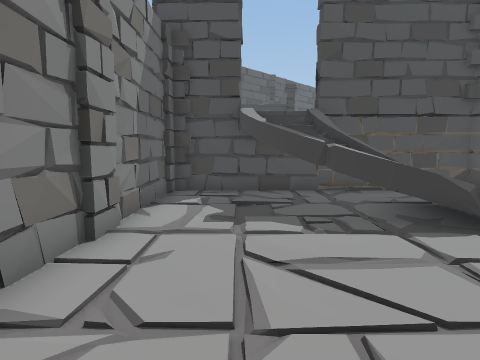
view 1 (above)

16 first-person views from a walk through a Unity game level. The camera is 1.3 m above the floor, tilts 6° down and sees 80° across. The floor is counted in squares, 1 m on a side. Each view is taken from the middle of a square. On the plan, view 1 faces up. The plan holds only what a view shows up to about 13 squares ahead; the rest is blank. The place goes on beyond the plan.

view 2
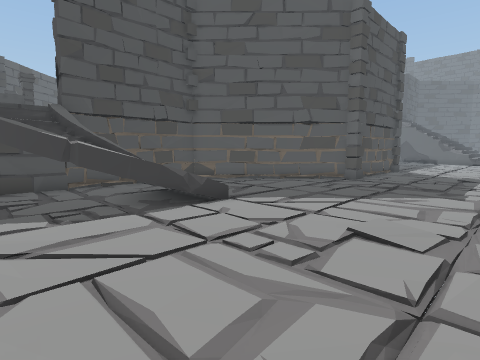

view 3
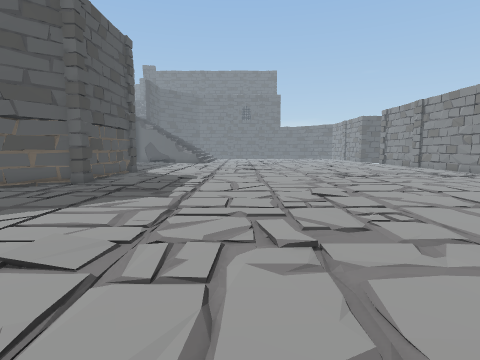

view 4
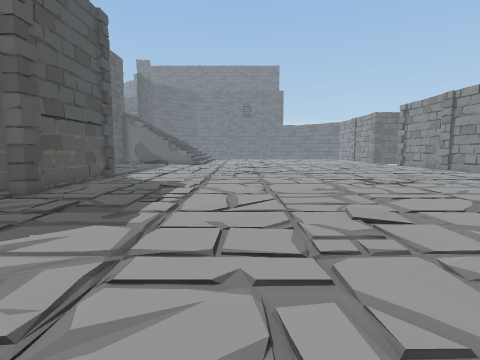

view 5
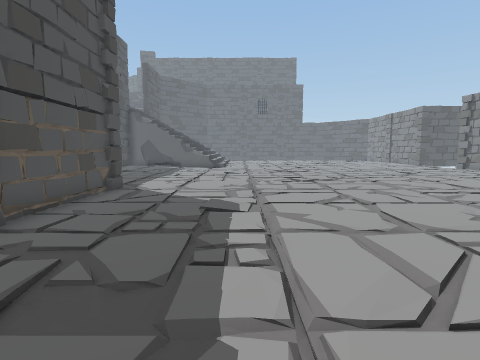

view 6
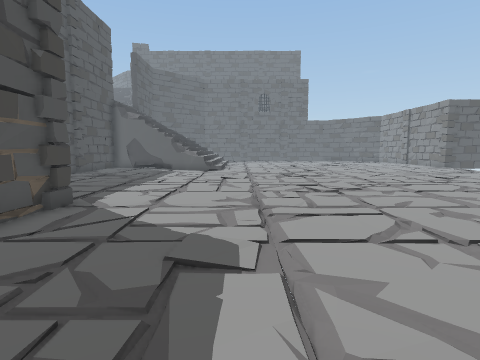

view 7
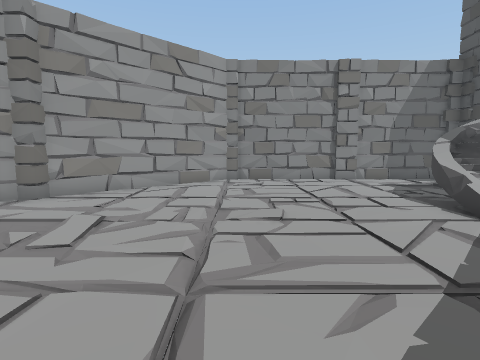

view 8
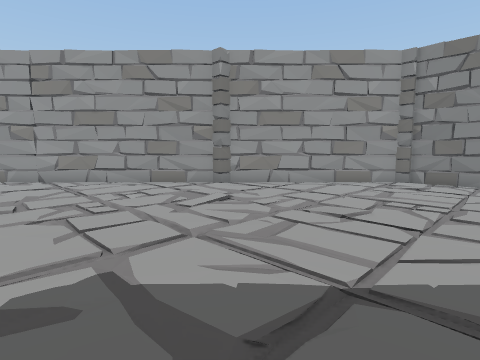

view 9
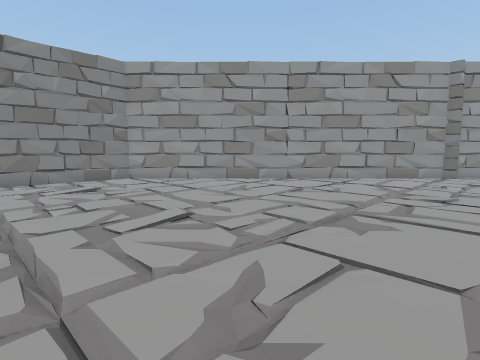

view 10
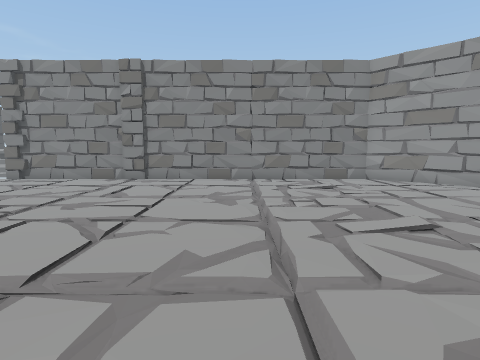

view 11
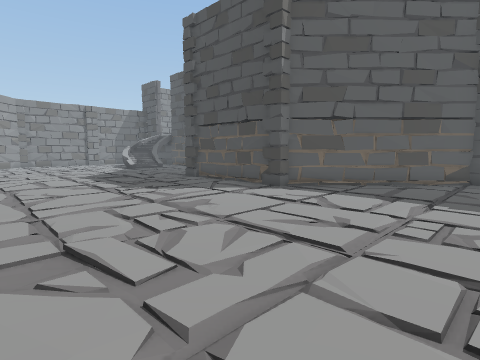

view 12
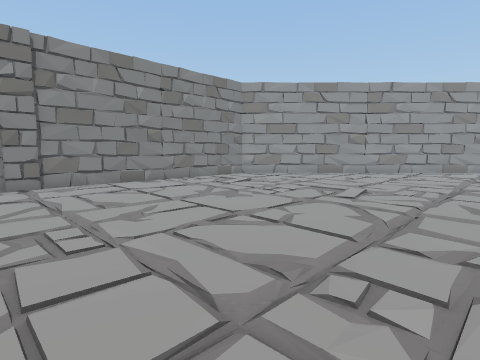

view 13
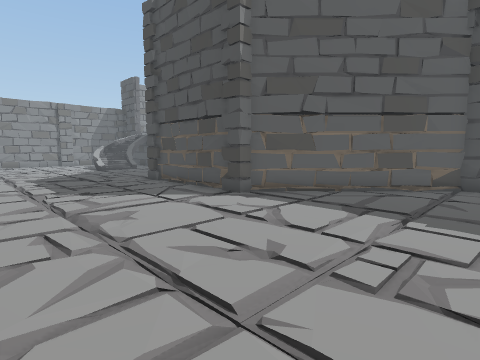

view 14
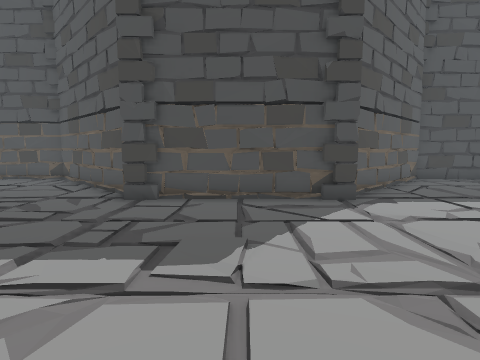

view 15
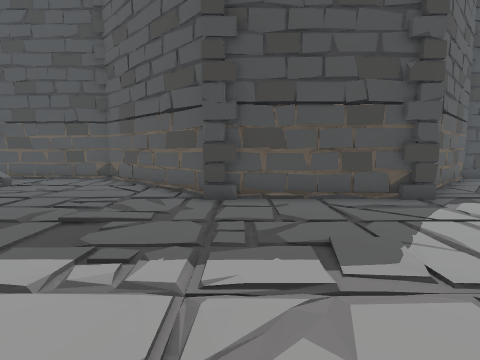

view 16
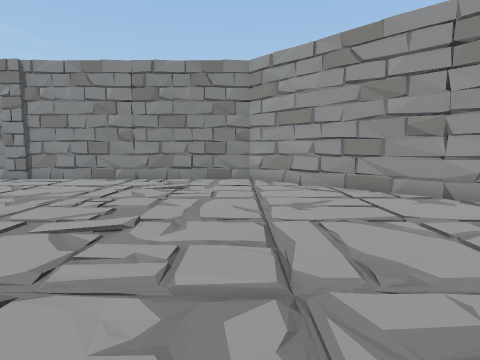

### Floor plan
Key: @ floor where view 1 was taken; # wall or solid block; . floor; / step, stairs or slope; = window, fence, low wall or low ledge; ^ raised ledge.
Columns run from 3 left of view 1 to 24 right of it. Each row starts with its distance up from view 1.
  9  ###  ######             ###
  8  #.#####...##          ###..
  7  #.###=#=...##        ##....
  6  #..##^=.....##      ##.....
  5  #...#^=......#####  #......
  4 ##............###.####......
  3 #.............=.............
  2 ##.........../..............
  1  #..........................
  0  #.@........................
 -1  ##.........................
 -2   #......=..............=...
 -3   ###.../............../....
 -4     #.......................
 -5     ###.....................
 -6       ##....................
 -7        #...........=........
 -8        ###......../.........
 -9          #..................
-10          ##.................
-11           ###...............
-12             #......=........
-13             ###.../.........
-14               #.............
-15               ###.####...##.
-16                 ###  #######

Where each view was taken, in squares from view 1:
view 1: 0 up, 0 right, facing up
view 2: 1 down, 0 right, facing up-right
view 3: 2 down, 1 right, facing right
view 4: 2 down, 4 right, facing right
view 5: 0 up, 8 right, facing right
view 6: 0 up, 11 right, facing right
view 7: 0 up, 10 right, facing left
view 8: 3 up, 10 right, facing down-left
view 9: 3 down, 18 right, facing down-left
view 10: 3 down, 18 right, facing down
view 11: 4 down, 24 right, facing up-left
view 12: 4 down, 24 right, facing down-left
view 13: 2 down, 24 right, facing up-left
view 14: 3 down, 15 right, facing up
view 15: 3 down, 13 right, facing up
view 16: 3 down, 13 right, facing down
